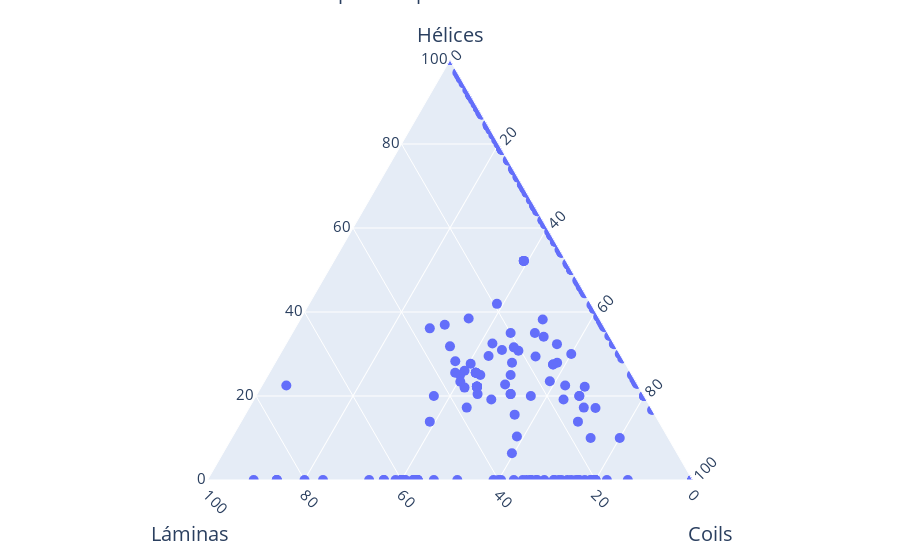

Notebook code cell kept with this figure:
### Code cell
import plotly.express as px

df = pd.DataFrame({'Hélices':pdbehelix, 'Láminas':pdbestrand, 'Coil':pdbecoil})

fig = px.scatter_ternary(df, a='Hélices', b='Láminas', c='Coil')

fig.update_traces(marker=dict(size=10),
                  selector=dict(mode='markers'))

def makeAxis(title, tickangle):
    return {
      'title': title,
      'titlefont': { 'size': 20 },
      'tickangle': tickangle,
      'tickfont': { 'size': 15 },
      'tickcolor': 'rgba(0,0,0,0)',
      'ticklen': 5,
      'showline': True,
      'showgrid': True
    }
fig.update_layout(
{
    'ternary': {
        'sum': 100,
        'aaxis': makeAxis('Hélices', 0),
        'baxis': makeAxis('<br>Láminas', 45),
        'caxis': makeAxis('<br>Coils', -45)
    },
    'annotations': [{
      'showarrow': False,
      'text': 'Estructuras PDBe por composición de motivos estructurales',
        'x': 0.5,
        'y': 1.20,
        'font': { 'size': 20 }
    }]
}
        ) 
fig.show()

### Figure 1 — Plotly figure (JSON) as saved in the notebook; plotly's stock layout.template omitted (floating-point values rounded to 4 significant figures; data arrays with more than 128 entries replaced by an {"elided": "..."} marker saying what was removed)
{"data": [{"a": {"elided": "261 float values"}, "b": {"elided": "261 float values"}, "c": {"elided": "261 float values"}, "hovertemplate": "Hélices=%{a}<br>Láminas=%{b}<br>Coil=%{c}<extra></extra>", "legendgroup": "", "marker": {"color": "#636efa", "size": 10, "symbol": "circle"}, "mode": "markers", "name": "", "showlegend": false, "subplot": "ternary", "type": "scatterternary"}], "layout": {"annotations": [{"font": {"size": 20}, "showarrow": false, "text": "Estructuras PDBe por composición de motivos estructurales", "x": 0.5, "y": 1.2}], "legend": {"tracegroupgap": 0}, "margin": {"t": 60}, "ternary": {"aaxis": {"showgrid": true, "showline": true, "tickangle": 0, "tickcolor": "rgba(0,0,0,0)", "tickfont": {"size": 15}, "ticklen": 5, "title": {"font": {"size": 20}, "text": "Hélices"}}, "baxis": {"showgrid": true, "showline": true, "tickangle": 45, "tickcolor": "rgba(0,0,0,0)", "tickfont": {"size": 15}, "ticklen": 5, "title": {"font": {"size": 20}, "text": "<br>Láminas"}}, "caxis": {"showgrid": true, "showline": true, "tickangle": -45, "tickcolor": "rgba(0,0,0,0)", "tickfont": {"size": 15}, "ticklen": 5, "title": {"font": {"size": 20}, "text": "<br>Coils"}}, "domain": {"x": [0, 1], "y": [0, 1]}, "sum": 100}}}
